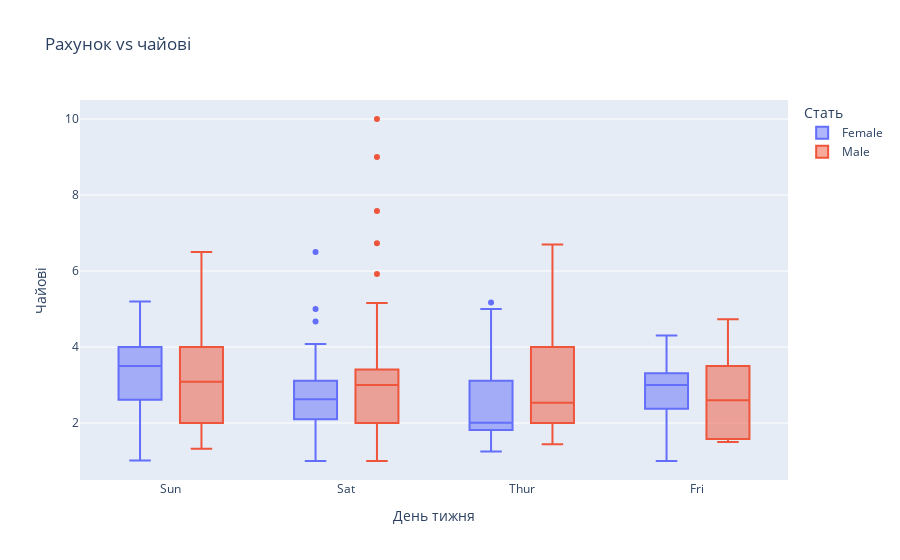

Notebook code cell kept with this figure:
### Markdown cell above
---

**6. Інтерактивний box plot: чайові за днями та статтю**

Створіть інтерактивний box plot для чайових за днями тижня з розбивкою за кольором по статі.

### Code cell
# Box plot з Plotly
fig = px.box(df, x='day', y='tip', color='sex',
             title='Рахунок vs чайові',
              labels={   'tip': 'Чайові', 
                         'sex': 'Стать',
                         'day': 'День тижня'
                         })
fig.show()

### Figure 1 — Plotly figure (JSON) as saved in the notebook; plotly's stock layout.template omitted (floating-point values rounded to 4 significant figures; data arrays with more than 128 entries replaced by an {"elided": "..."} marker saying what was removed)
{"data": [{"alignmentgroup": "True", "hovertemplate": "Стать=Female<br>День тижня=%{x}<br>Чайові=%{y}<extra></extra>", "legendgroup": "Female", "marker": {"color": "#636efa"}, "name": "Female", "notched": false, "offsetgroup": "Female", "orientation": "v", "showlegend": true, "type": "box", "x": ["Sun", "Sun", "Sun", "Sun", "Sun", "Sun", "Sat", "Sat", "Sat", "Sat", "Sat", "Sat", "Sun", "Sun", "Sat", "Sat", "Sat", "Sat", "Sat", "Sat", "Sat", "Thur", "Thur", "Fri", "Fri", "Fri", "Fri", "Fri", "Sat", "Sat", "Sat", "Sat", "Sat", "Sun", "Sun", "Thur", "Thur", "Thur", "Thur", "Thur", "Thur", "Thur", "Thur", "Thur", "Thur", "Thur", "Thur", "Thur", "Thur", "Thur", "Thur", "Thur", "Thur", "Thur", "Thur", "Thur", "Thur", "Sun", "Sun", "Sun", "Sun", "Sun", "Sat", "Sat", "Sun", "Sun", "Sun", "Thur", "Thur", "Thur", "Thur", "Thur", "Thur", "Thur", "Sat", "Sat", "Sat", "Sat", "Sat", "Fri", "Fri", "Fri", "Fri", "Sat", "Sat", "Sat", "Thur"], "x0": " ", "xaxis": "x", "y": [1.01, 3.61, 5, 3.02, 1.67, 3.5, 2.75, 2.23, 3, 3, 2.45, 3.07, 2.6, 5.2, 1.5, 2.47, 1, 3, 3.14, 5, 2.2, 1.83, 5.17, 1, 4.3, 3.25, 2.5, 3, 2.5, 3.48, 4.08, 4, 1, 4, 3.5, 1.5, 1.8, 2.92, 1.68, 2.52, 4.2, 2, 2, 2.83, 1.5, 2, 3.25, 1.25, 2, 2, 2.75, 3.5, 5, 2.3, 1.5, 1.36, 1.63, 5.14, 3.75, 2.61, 2, 3, 1.61, 2, 4, 3.5, 3.5, 4.19, 5, 2, 2.01, 2, 2.5, 3.23, 2.23, 2.5, 6.5, 1.1, 3.09, 3.48, 3, 2.5, 2, 2.88, 4.67, 2, 3], "y0": " ", "yaxis": "y"}, {"alignmentgroup": "True", "hovertemplate": "Стать=Male<br>День тижня=%{x}<br>Чайові=%{y}<extra></extra>", "legendgroup": "Male", "marker": {"color": "#EF553B"}, "name": "Male", "notched": false, "offsetgroup": "Male", "orientation": "v", "showlegend": true, "type": "box", "x": {"elided": "157 str values"}, "x0": " ", "xaxis": "x", "y": {"elided": "157 float values"}, "y0": " ", "yaxis": "y"}], "layout": {"boxmode": "group", "legend": {"title": {"text": "Стать"}, "tracegroupgap": 0}, "title": {"text": "Рахунок vs чайові"}, "xaxis": {"anchor": "y", "domain": [0, 1], "title": {"text": "День тижня"}}, "yaxis": {"anchor": "x", "domain": [0, 1], "title": {"text": "Чайові"}}}}
